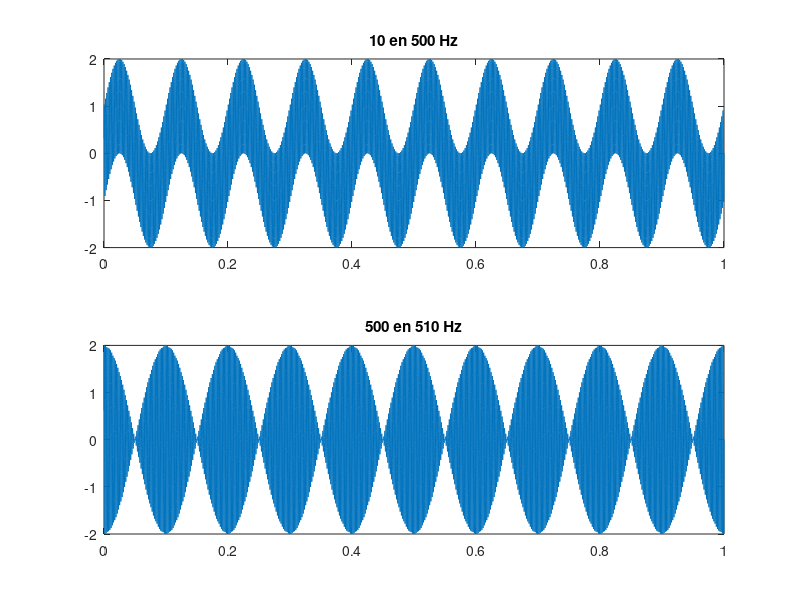

Source code (MATLAB): (Note: this script raises an error after producing the figure.)
t = zeros(10000,1);

for i=1:10000
   t(i,1)= (1/10000)*i;
end

sin1 = sin(2*pi*10*t);
sin2 = sin(2*pi*500*t);
sin3 = sin(2*pi*510*t);

x = sin1 + sin2;
y = sin2 + sin3;

figure(1);
subplot(2,1,1);
plot(t,x);
title('10 en 500 Hz');
subplot(2,1,2);
plot(t,y);
title('500 en 510 Hz');


f = inline('sin(500*x).*exp(-7*x)',[0 1]);

figure(2);
plot(t,f(t));

save data x y;


%test